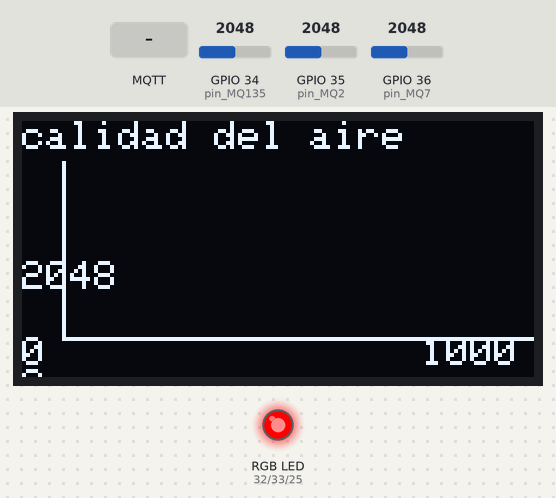
Simulated run of this sketch. Board: ESP32. Shown: 128×64 one-colour display, an RGB LED mixed from three pins (HIGH = lit). The inputs (shaded band) are chosen by the test bench; at power-on: GPIO 34 (pin_MQ135) = 2048, GPIO 35 (pin_MQ2) = 2048, GPIO 36 (pin_MQ7) = 2048. WiFi joins after 1.5 s; servers stay silent unless stated; no MQTT or app messages arrive unless stated; the audio player accepts every command and is not drawn; what the sketch prints to the serial monitor is not drawn.

Above: at 4.7 s.
4.8 s: MQTT message "MQ2" arrives on the first subscribed topic
At 7.1 s:
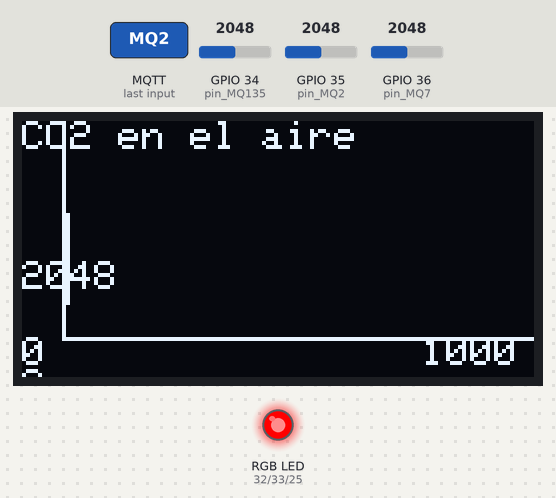
10.9 s: MQTT message "MQ7" arrives on the first subscribed topic
At 13.2 s:
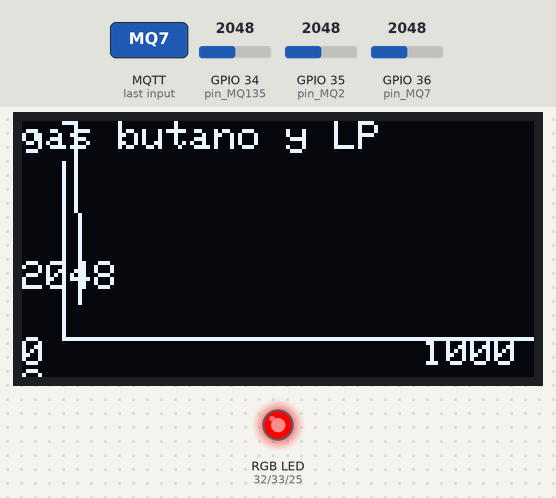
17.0 s: GPIO 34 (pin_MQ135) set to 1565
20.1 s: GPIO 34 (pin_MQ135) set to 1472
At 23.6 s:
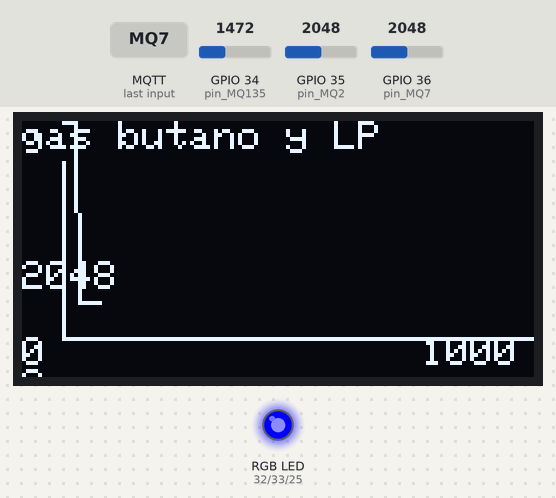
26.2 s: GPIO 35 (pin_MQ2) set to 1460
32.3 s: GPIO 36 (pin_MQ7) set to 0
At 33.9 s:
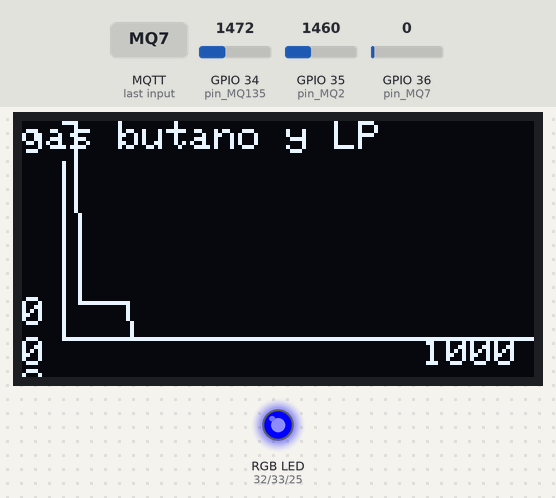
Timing chart, 0 to 35.4 s (numbered marks = the images above; inputs shaded):
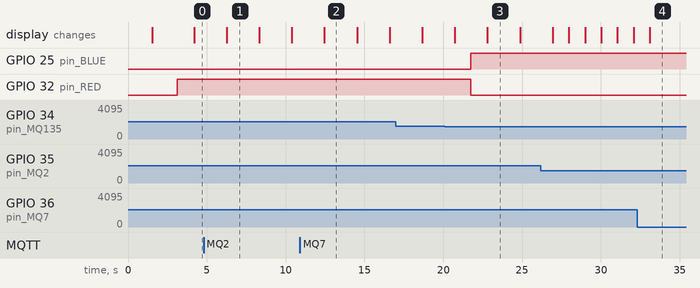

Measured:
- the behaviour switches between 1500 and 1499 on GPIO 34 (pin_MQ135) (found by bisection; images 2 and 3)
- after the input at 4.8 s, the display: changes after 1.5 s (image 1)
- after the input at 10.9 s, the display: changes after 1.6 s (image 2)
- after the input at 20.1 s, GPIO 25 (pin_BLUE): LOW → HIGH after 1.6 s; GPIO 32 (pin_RED): HIGH → LOW after 1.6 s

The sketch:

proyecto_moe.ino
```cpp
#include <Wire.h>
#include <Adafruit_GFX.h>
#include <Adafruit_SSD1306.h>
#include <WiFi.h>
#include <PubSubClient.h>
#include "DFRobotDFPlayerMini.h"

// Configuración de los pines GPIO para los sensores
const int pin_MQ135 = 34;
const int pin_MQ2 = 35;
const int pin_MQ7 = 36;

// Configuración de los pines para el LED RGB (Cátodo común)
const int pin_RED = 32;
const int pin_GREEN = 33;
const int pin_BLUE = 25;

// Configuración de los pines para el DFPlayer Mini
static const uint8_t PIN_MP3_TX = 26; // Conectar al RX del módulo
static const uint8_t PIN_MP3_RX = 27; // Conectar al TX del módulo

// Crear el objeto Player
DFRobotDFPlayerMini player;

// Configuración de la pantalla OLED SSD1306
#define SCREEN_WIDTH 128
#define SCREEN_HEIGHT 64
#define OLED_RESET    -1
#define SCREEN_ADDRESS 0x3C

Adafruit_SSD1306 oled(SCREEN_WIDTH, SCREEN_HEIGHT, &Wire, OLED_RESET);

// Configuración de la red WiFi
const char* ssid = "TP-Link_921C";
const char* password = "85014213";

// Configuración del broker MQTT
const char* mqtt_server = "192.168.0.172";
const char* command_topic = "sensor/command";
WiFiClient espClient;
PubSubClient client(espClient);

// Variables para las gráficas
int historial_valores_MQ135[120] = {0};
int historial_valores_MQ2[120] = {0};
int historial_valores_MQ7[120] = {0};
const int ancho_grafico = 120;
const int alto_grafico = 44;
const int max_valor = 10000;
int posicion_x = 0;
unsigned long tiempo_inicio = 0;
const unsigned long duracion_muestra = 20000; // 20 segundos
int sensor_actual = 0; // Indice para alternar entre sensores

// Función para configurar WiFi
void setup_wifi() {
  delay(10);
  Serial.println();
  Serial.print("Conectando a ");
  Serial.println(ssid);

  WiFi.begin(ssid, password);
  while (WiFi.status() != WL_CONNECTED) {
    delay(500);
    Serial.print(".");
  }

  Serial.println("");
  Serial.println("WiFi conectado");
  Serial.println("Dirección IP: ");
  Serial.println(WiFi.localIP());
}

// Función para reconectar al broker MQTT
void reconnect() {
  while (!client.connected()) {
    Serial.print("Intentando conectar al broker MQTT...");
    if (client.connect("ESP32Client")) {
      Serial.println("conectado");
      client.subscribe(command_topic);
    } else {
      Serial.print("falló, rc=");
      Serial.print(client.state());
      Serial.println(" intentando nuevamente en 5 segundos");
      delay(5000);
    }
  }
}

// Función de callback para recibir mensajes MQTT
void callback(char* topic, byte* payload, unsigned int length) {
  String command = "";
  for (int i = 0; i < length; i++) {
    command += (char)payload[i];
  }

  if (command == "MQ135") {
    sensor_actual = 0;
  } else if (command == "MQ2") {
    sensor_actual = 1;
  } else if (command == "MQ7") {
    sensor_actual = 2;
  }
}

// Función para actualizar la pantalla OLED
void update_display(int sensor_value, int* historial, const char* label) {
  oled.clearDisplay();

  // Dibujar ejes X e Y
  oled.drawLine(10, 54, ancho_grafico + 10, 54, WHITE); // Eje X
  oled.drawLine(10, 10, 10, alto_grafico + 10, WHITE);  // Eje Y

  // Etiquetas para los ejes
  oled.setTextSize(1);
  oled.setTextColor(WHITE);
  oled.setCursor(0, 54);
  oled.print("0");
  oled.setCursor(100, 54);
  oled.print(max_valor);
  oled.setCursor(0, 0);
  oled.print(label);

  // Mapear el valor del sensor al rango de la gráfica
  int y_pos = map(sensor_value, 0, max_valor, 54, 10);

  // Almacenar el valor en la posición actual de X
  historial[posicion_x] = y_pos;

  // Dibujar la gráfica continua desde la izquierda
  for (int x = 0; x < posicion_x; x++) {
    oled.drawLine(10 + x, historial[x], 11 + x, historial[x + 1], WHITE);
  }

  // Avanzar la posición en X para la próxima iteración
  posicion_x++;

  // Si se llega al final de la pantalla, resetear posición X
  if (posicion_x >= ancho_grafico - 1) {
    posicion_x = 0;
  }

  // Mostrar el valor del sensor
  oled.setCursor(0, y_pos - 10);
  oled.print(sensor_value);

  oled.display(); // Mostrar en la pantalla
}

void setup() {
  Serial.begin(9600);

  // Inicializar la comunicación I2C
  Wire.begin(21, 22);  // Pines SDA y SCL

  // Retraso para asegurar que todo esté inicializado
  delay(1000);

  // Configurar DFPlayer Mini
  Serial2.begin(9600, SERIAL_8N1, PIN_MP3_RX, PIN_MP3_TX);
  if (player.begin(Serial2)) {
    Serial.println("DFPlayer Mini inicializado");
    player.volume(20);
  } else {
    Serial.println("¡Conexión con DFPlayer Mini fallida!");
    for (;;);
  }

  // Inicializar la pantalla OLED
  if (!oled.begin(SSD1306_SWITCHCAPVCC, SCREEN_ADDRESS)) {
    Serial.println(F("No se encontró la pantalla OLED"));
    for (;;);
  }

  // Configurar los pines del LED RGB
  pinMode(pin_RED, OUTPUT);
  pinMode(pin_GREEN, OUTPUT);
  pinMode(pin_BLUE, OUTPUT);

  // Limpiar la pantalla
  oled.clearDisplay();

  // Configurar WiFi
  setup_wifi();

  // Configurar el cliente MQTT
  client.setServer(mqtt_server, 1883);
  client.setCallback(callback);

  // Inicializar el tiempo de inicio
  tiempo_inicio = millis();
}

void loop() {
  // Conectar al broker MQTT si no está conectado
  if (!client.connected()) {
    reconnect();
  }
  client.loop();

  // Cambiar el sensor actual después de `duracion_muestra` milisegundos
  if (millis() - tiempo_inicio >= duracion_muestra) {
    tiempo_inicio = millis(); // Reiniciar el tiempo
  }

  // Leer valores de los sensores
  int value_MQ135 = analogRead(pin_MQ135);
  int value_MQ2 = analogRead(pin_MQ2);
  int value_MQ7 = analogRead(pin_MQ7);

  // Publicar valores en el broker MQTT
  client.publish("sensor/mq135", String(value_MQ135).c_str());
  client.publish("sensor/mq2", String(value_MQ2).c_str());
  client.publish("sensor/mq7", String(value_MQ7).c_str());

  // Control del LED RGB según el valor del MQ-135
  if (value_MQ135 < 873) {
    // Aire limpio - LED verde
    digitalWrite(pin_RED, LOW);
    digitalWrite(pin_GREEN, HIGH);
    digitalWrite(pin_BLUE, LOW);
  } else if (value_MQ135 >= 873 && value_MQ135 < 1500) {
    // Nivel moderado de contaminación - LED azul
    digitalWrite(pin_RED, LOW);
    digitalWrite(pin_GREEN, LOW);
    digitalWrite(pin_BLUE, HIGH);
  } else {
    // Alta contaminación - LED rojo
    digitalWrite(pin_RED, HIGH);
    digitalWrite(pin_GREEN, LOW);
    digitalWrite(pin_BLUE, LOW);
  }

  // Reproducir sonido de alarma si el valor del MQ-2 es muy alto
  if (value_MQ2 > 1500) {  // Ajusta el umbral según sea necesario
    player.volume(20);
    player.play(1);   // Reproduce el archivo de sonido 1 en la tarjeta SD
    delay(1000);  // Asegúrate de que se reproduce solo una vez por cada activación
  }

  // Graficar el valor del sensor actual en la pantalla OLED
  switch (sensor_actual) {
    case 0:
      update_display(value_MQ135, historial_valores_MQ135, "calidad del aire");
      break;
    case 1:
      update_display(value_MQ2, historial_valores_MQ2, "CO2 en el aire");
      break;
    case 2:
      update_display(value_MQ7, historial_valores_MQ7, "gas butano y LP");
      break;
  }

  // Esperar un momento para la próxima lectura
  delay(1000);  // Ajusta el tiempo según tus necesidades
}
```
